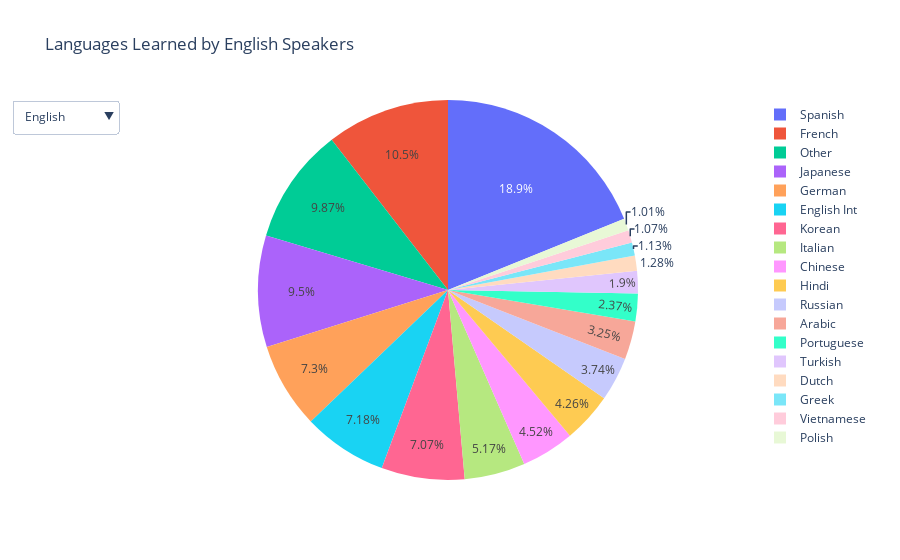

This figure's notebook cell:
### Markdown cell above
## Individial Origin Language Analysis
I will now look at the most popular target language for each origin language. This will be done through a pie chart, so that I can see the proportion of learners for each target language.

### Code cell
# Define a threshold for grouping smaller sections
threshold = 1  # minimum percentage to show

# Group languages with less than 1% of learners into "Other"
def group_small_sections(filtered_df):
    filtered_df = filtered_df.copy()
    total_lr = filtered_df['lr'].sum()
    filtered_df['percentage'] = (filtered_df['lr'] / total_lr) * 100
    grouped_df = filtered_df[filtered_df['percentage'] >= threshold]
    other_df = filtered_df[filtered_df['percentage'] < threshold]
    if not other_df.empty:
        grouped_df = pd.concat([grouped_df, pd.DataFrame({'learning': ['Other'], 'lr': [other_df['lr'].sum()]})])
    return grouped_df

# Get unique origins
origins = df_pie['origin'].unique()

# Create the pie chart for each origin
fig = go.Figure()
for origin in origins:
    # filter the DataFrame for the current origin
    filtered_df = df_pie[df_pie['origin'] == origin]
    grouped_df = group_small_sections(filtered_df)
    
    # Get the language name for the current origin
    language_name = filtered_df['language_name'].iloc[0]  
    
    # Add a pie chart trace
    fig.add_trace(go.Pie(
        labels=grouped_df['learning'],
        values=grouped_df['lr'],
        name=language_name,  # Use the language name for the trace name
        visible=(origin == origins[0])  # show the first origin by default
    ))

# Add dropdown menu and update layout
fig.update_layout(
    updatemenus=[
        dict(
            buttons=[
                dict(
                    label=df_pie[df_pie['origin'] == origin]['language_name'].iloc[0],  # use the language name for the dropdown (rather than the code)
                    method='update',
                    args=[
                        {'visible': [o == origin for o in origins]},  # update the pie chart to show only the selected origin
                        {'title': f'Languages Learned by {df_pie[df_pie["origin"] == origin]["language_name"].iloc[0]} Speakers'}
                    ]
                )
                for origin in origins
            ],
            direction="down",
            showactive=True
        )
    ],
    title=f'Languages Learned by {df_pie[df_pie["origin"] == origins[0]]["language_name"].iloc[0]} Speakers',  
)

fig.show()

### Figure 1 — Plotly figure (JSON) as saved in the notebook; plotly's stock layout.template omitted (floating-point values rounded to 4 significant figures)
{"data": [{"labels": ["Arabic", "Chinese", "Dutch", "English Int", "French", "German", "Greek", "Hindi", "Italian", "Japanese", "Korean", "Polish", "Portuguese", "Russian", "Spanish", "Turkish", "Vietnamese", "Other"], "name": "English", "type": "pie", "values": [8.55, 11.9, 3.37, 18.9, 27.6, 19.2, 2.98, 11.2, 13.6, 25.0, 18.6, 2.67, 6.25, 9.85, 49.7, 5.0, 2.82, 25.98], "visible": true}, {"labels": ["Catalan", "English", "French", "German", "Italian", "Portuguese", "Russian", "Other"], "name": "Spanish", "type": "pie", "values": [1.18, 60.9, 7.58, 2.84, 6.16, 6.95, 1.69, 0.83], "visible": false}, {"labels": ["English", "French", "German", "Spanish", "Other"], "name": "Arabic", "type": "pie", "values": [17.1, 3.27, 1.64, 0.4, 0.23], "visible": false}, {"labels": ["English", "German", "Italian", "Portuguese", "Spanish", "Other"], "name": "French", "type": "pie", "values": [16.1, 1.82, 2.38, 1.09, 5.01, 0.18], "visible": false}, {"labels": ["English", "French", "German", "Italian", "Spanish", "Other"], "name": "Portuguese", "type": "pie", "values": [23.7, 3.11, 1.35, 2.28, 6.07, 0.27], "visible": false}, {"labels": ["English", "French", "German", "Russian", "Spanish", "Other"], "name": "Turkish", "type": "pie", "values": [8.15, 0.2, 1.76, 0.93, 0.21, 0.18], "visible": false}, {"labels": ["English", "Other"], "name": "Bengali", "type": "pie", "values": [6.01, 0.21], "visible": false}, {"labels": ["English", "French", "German", "Italian", "Spanish", "Other"], "name": "Czech", "type": "pie", "values": [2.12, 0.05, 0.08, 0.05, 0.13, 0.03], "visible": false}, {"labels": ["Cantonese", "English", "French", "Italian", "Japanese", "Korean", "Spanish", "Other"], "name": "Chinese", "type": "pie", "values": [5.31, 19.0, 1.84, 0.49, 6.98, 3.59, 1.15, 0.14], "visible": false}, {"labels": ["English", "French", "German", "Italian", "Spanish", "Other"], "name": "Dutch", "type": "pie", "values": [1.91, 1.14, 0.72, 0.09, 0.29, 0.03], "visible": false}, {"labels": ["English", "French", "German", "Italian", "Spanish", "Other"], "name": "Greek", "type": "pie", "values": [0.56, 0.04, 0.02, 0.04, 0.09, 0.01], "visible": false}, {"labels": ["English", "Other"], "name": "Hindi", "type": "pie", "values": [20.7, 0.67], "visible": false}, {"labels": ["English", "French", "German", "Italian", "Spanish", "Other"], "name": "Hungarian", "type": "pie", "values": [1.48, 0.04, 0.55, 0.05, 0.08, 0.025], "visible": false}, {"labels": ["English", "French", "Japanese", "Spanish", "Other"], "name": "Indonesian", "type": "pie", "values": [6.85, 0.08, 0.09, 0.08, 0.18], "visible": false}, {"labels": ["English", "French", "German", "Italian", "Spanish", "Other"], "name": "Polish", "type": "pie", "values": [4.84, 0.18, 0.16, 0.14, 0.51, 0.07], "visible": false}, {"labels": ["English", "French", "German", "Italian", "Spanish", "Other"], "name": "Romanian", "type": "pie", "values": [1.68, 0.09, 0.05, 0.06, 0.1, 0.03], "visible": false}, {"labels": ["English", "French", "German", "Italian", "Spanish", "Other"], "name": "Russian", "type": "pie", "values": [16.8, 1.86, 2.94, 0.24, 1.57, 0.291], "visible": false}, {"labels": ["Chinese", "English", "French", "German", "Italian", "Japanese", "Spanish", "Other"], "name": "Swedish", "type": "pie", "values": [0.004, 0.15, 0.06, 0.03, 0.03, 0.01, 0.09, 0.003], "visible": false}, {"labels": ["English", "French", "Japanese", "Spanish", "Other"], "name": "Tagalog", "type": "pie", "values": [0.87, 0.03, 0.02, 0.07, 0.04], "visible": false}, {"labels": ["English", "French", "German", "Italian", "Spanish", "Other"], "name": "Tamil", "type": "pie", "values": [0.65, 0.01, 0.01, 0.01, 0.01, 0.011], "visible": false}, {"labels": ["English", "Other"], "name": "Telugu", "type": "pie", "values": [2.2, 0.059], "visible": false}, {"labels": ["Chinese", "English", "French", "Other"], "name": "Thai", "type": "pie", "values": [0.04, 2.57, 0.04, 0.07], "visible": false}, {"labels": ["English", "French", "German", "Italian", "Spanish", "Other"], "name": "Ukrainian", "type": "pie", "values": [1.97, 0.07, 0.08, 0.04, 0.06, 0.03], "visible": false}, {"labels": ["Chinese", "English", "Other"], "name": "Vietnamese", "type": "pie", "values": [2.8, 11.8, 0.42], "visible": false}, {"labels": ["English", "French", "Italian", "Spanish", "Other"], "name": "German", "type": "pie", "values": [6.38, 2.41, 1.84, 3.09, 0.122], "visible": false}, {"labels": ["English", "French", "German", "Spanish", "Other"], "name": "Italian", "type": "pie", "values": [4.73, 1.15, 0.76, 1.62, 0.063], "visible": false}, {"labels": ["Chinese", "English", "French", "Korean", "Spanish", "Other"], "name": "Japanese", "type": "pie", "values": [0.96, 6.88, 0.51, 2.3, 0.12, 0.12], "visible": false}, {"labels": ["Chinese", "English", "French", "Japanese", "Spanish", "Other"], "name": "Korean", "type": "pie", "values": [0.04, 2.65, 0.08, 0.09, 0.13, 0.06], "visible": false}], "layout": {"title": {"text": "Languages Learned by English Speakers"}, "updatemenus": [{"buttons": [{"args": [{"visible": [true, false, false, false, false, false, false, false, false, false, false, false, false, false, false, false, false, false, false, false, false, false, false, false, false, false, false, false]}, {"title": "Languages Learned by English Speakers"}], "label": "English", "method": "update"}, {"args": [{"visible": [false, true, false, false, false, false, false, false, false, false, false, false, false, false, false, false, false, false, false, false, false, false, false, false, false, false, false, false]}, {"title": "Languages Learned by Spanish Speakers"}], "label": "Spanish", "method": "update"}, {"args": [{"visible": [false, false, true, false, false, false, false, false, false, false, false, false, false, false, false, false, false, false, false, false, false, false, false, false, false, false, false, false]}, {"title": "Languages Learned by Arabic Speakers"}], "label": "Arabic", "method": "update"}, {"args": [{"visible": [false, false, false, true, false, false, false, false, false, false, false, false, false, false, false, false, false, false, false, false, false, false, false, false, false, false, false, false]}, {"title": "Languages Learned by French Speakers"}], "label": "French", "method": "update"}, {"args": [{"visible": [false, false, false, false, true, false, false, false, false, false, false, false, false, false, false, false, false, false, false, false, false, false, false, false, false, false, false, false]}, {"title": "Languages Learned by Portuguese Speakers"}], "label": "Portuguese", "method": "update"}, {"args": [{"visible": [false, false, false, false, false, true, false, false, false, false, false, false, false, false, false, false, false, false, false, false, false, false, false, false, false, false, false, false]}, {"title": "Languages Learned by Turkish Speakers"}], "label": "Turkish", "method": "update"}, {"args": [{"visible": [false, false, false, false, false, false, true, false, false, false, false, false, false, false, false, false, false, false, false, false, false, false, false, false, false, false, false, false]}, {"title": "Languages Learned by Bengali Speakers"}], "label": "Bengali", "method": "update"}, {"args": [{"visible": [false, false, false, false, false, false, false, true, false, false, false, false, false, false, false, false, false, false, false, false, false, false, false, false, false, false, false, false]}, {"title": "Languages Learned by Czech Speakers"}], "label": "Czech", "method": "update"}, {"args": [{"visible": [false, false, false, false, false, false, false, false, true, false, false, false, false, false, false, false, false, false, false, false, false, false, false, false, false, false, false, false]}, {"title": "Languages Learned by Chinese Speakers"}], "label": "Chinese", "method": "update"}, {"args": [{"visible": [false, false, false, false, false, false, false, false, false, true, false, false, false, false, false, false, false, false, false, false, false, false, false, false, false, false, false, false]}, {"title": "Languages Learned by Dutch Speakers"}], "label": "Dutch", "method": "update"}, {"args": [{"visible": [false, false, false, false, false, false, false, false, false, false, true, false, false, false, false, false, false, false, false, false, false, false, false, false, false, false, false, false]}, {"title": "Languages Learned by Greek Speakers"}], "label": "Greek", "method": "update"}, {"args": [{"visible": [false, false, false, false, false, false, false, false, false, false, false, true, false, false, false, false, false, false, false, false, false, false, false, false, false, false, false, false]}, {"title": "Languages Learned by Hindi Speakers"}], "label": "Hindi", "method": "update"}, {"args": [{"visible": [false, false, false, false, false, false, false, false, false, false, false, false, true, false, false, false, false, false, false, false, false, false, false, false, false, false, false, false]}, {"title": "Languages Learned by Hungarian Speakers"}], "label": "Hungarian", "method": "update"}, {"args": [{"visible": [false, false, false, false, false, false, false, false, false, false, false, false, false, true, false, false, false, false, false, false, false, false, false, false, false, false, false, false]}, {"title": "Languages Learned by Indonesian Speakers"}], "label": "Indonesian", "method": "update"}, {"args": [{"visible": [false, false, false, false, false, false, false, false, false, false, false, false, false, false, true, false, false, false, false, false, false, false, false, false, false, false, false, false]}, {"title": "Languages Learned by Polish Speakers"}], "label": "Polish", "method": "update"}, {"args": [{"visible": [false, false, false, false, false, false, false, false, false, false, false, false, false, false, false, true, false, false, false, false, false, false, false, false, false, false, false, false]}, {"title": "Languages Learned by Romanian Speakers"}], "label": "Romanian", "method": "update"}, {"args": [{"visible": [false, false, false, false, false, false, false, false, false, false, false, false, false, false, false, false, true, false, false, false, false, false, false, false, false, false, false, false]}, {"title": "Languages Learned by Russian Speakers"}], "label": "Russian", "method": "update"}, {"args": [{"visible": [false, false, false, false, false, false, false, false, false, false, false, false, false, false, false, false, false, true, false, false, false, false, false, false, false, false, false, false]}, {"title": "Languages Learned by Swedish Speakers"}], "label": "Swedish", "method": "update"}, {"args": [{"visible": [false, false, false, false, false, false, false, false, false, false, false, false, false, false, false, false, false, false, true, false, false, false, false, false, false, false, false, false]}, {"title": "Languages Learned by Tagalog Speakers"}], "label": "Tagalog", "method": "update"}, {"args": [{"visible": [false, false, false, false, false, false, false, false, false, false, false, false, false, false, false, false, false, false, false, true, false, false, false, false, false, false, false, false]}, {"title": "Languages Learned by Tamil Speakers"}], "label": "Tamil", "method": "update"}, {"args": [{"visible": [false, false, false, false, false, false, false, false, false, false, false, false, false, false, false, false, false, false, false, false, true, false, false, false, false, false, false, false]}, {"title": "Languages Learned by Telugu Speakers"}], "label": "Telugu", "method": "update"}, {"args": [{"visible": [false, false, false, false, false, false, false, false, false, false, false, false, false, false, false, false, false, false, false, false, false, true, false, false, false, false, false, false]}, {"title": "Languages Learned by Thai Speakers"}], "label": "Thai", "method": "update"}, {"args": [{"visible": [false, false, false, false, false, false, false, false, false, false, false, false, false, false, false, false, false, false, false, false, false, false, true, false, false, false, false, false]}, {"title": "Languages Learned by Ukrainian Speakers"}], "label": "Ukrainian", "method": "update"}, {"args": [{"visible": [false, false, false, false, false, false, false, false, false, false, false, false, false, false, false, false, false, false, false, false, false, false, false, true, false, false, false, false]}, {"title": "Languages Learned by Vietnamese Speakers"}], "label": "Vietnamese", "method": "update"}, {"args": [{"visible": [false, false, false, false, false, false, false, false, false, false, false, false, false, false, false, false, false, false, false, false, false, false, false, false, true, false, false, false]}, {"title": "Languages Learned by German Speakers"}], "label": "German", "method": "update"}, {"args": [{"visible": [false, false, false, false, false, false, false, false, false, false, false, false, false, false, false, false, false, false, false, false, false, false, false, false, false, true, false, false]}, {"title": "Languages Learned by Italian Speakers"}], "label": "Italian", "method": "update"}, {"args": [{"visible": [false, false, false, false, false, false, false, false, false, false, false, false, false, false, false, false, false, false, false, false, false, false, false, false, false, false, true, false]}, {"title": "Languages Learned by Japanese Speakers"}], "label": "Japanese", "method": "update"}, {"args": [{"visible": [false, false, false, false, false, false, false, false, false, false, false, false, false, false, false, false, false, false, false, false, false, false, false, false, false, false, false, true]}, {"title": "Languages Learned by Korean Speakers"}], "label": "Korean", "method": "update"}], "direction": "down", "showactive": true}]}}
